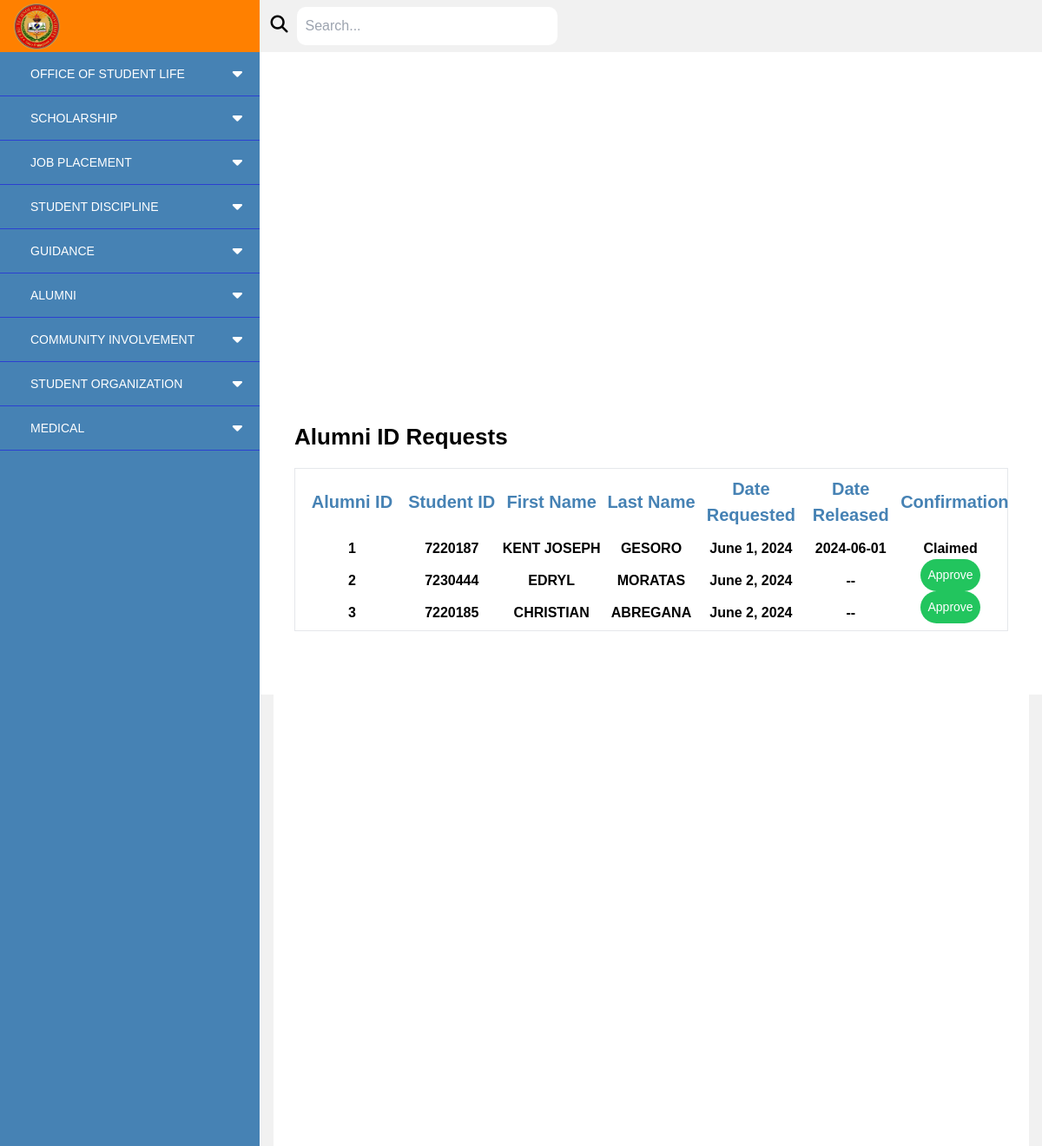
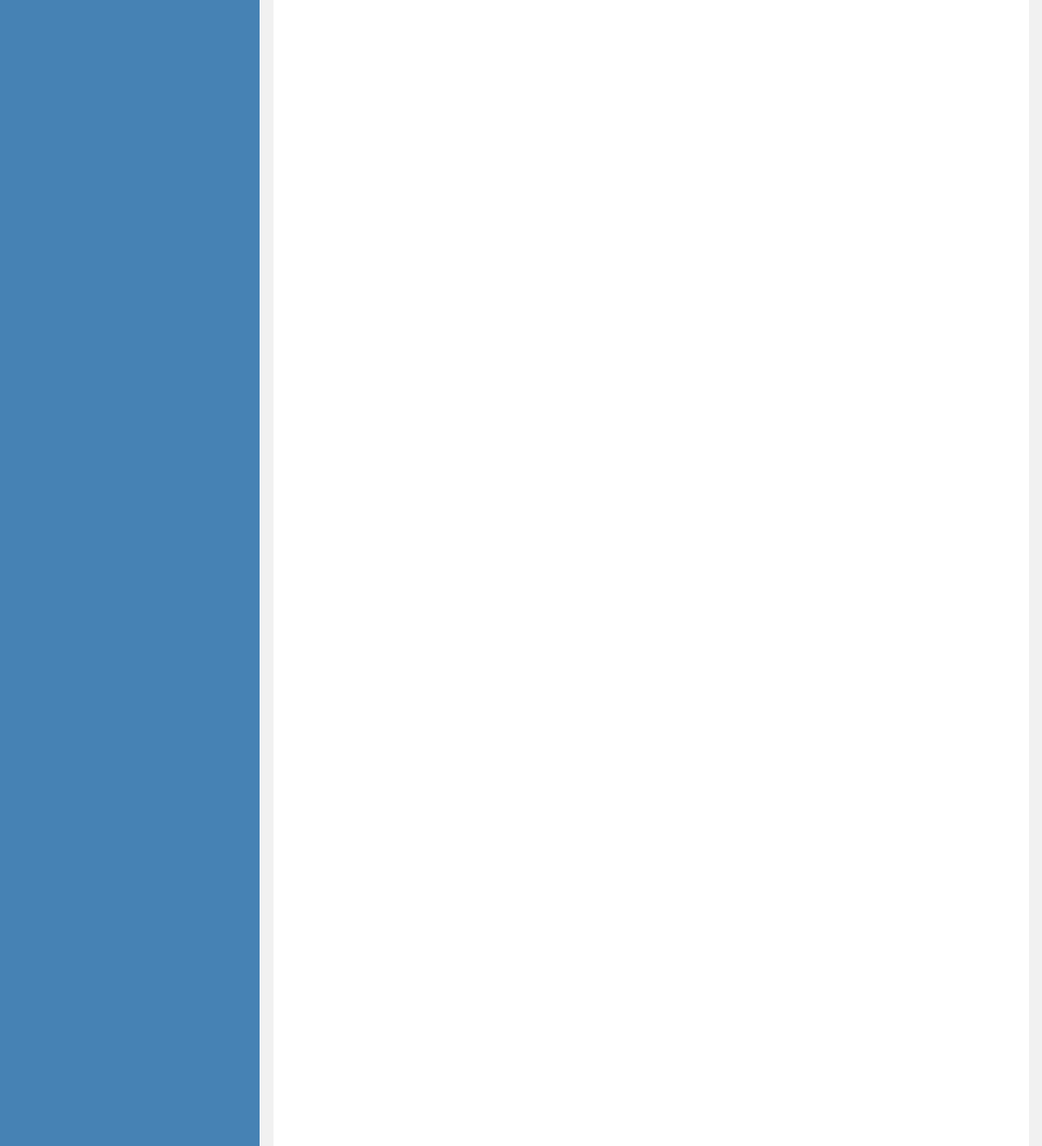
Screenshot of /admin_id_request/ with the database file from the repository (2 pictures, top to bottom).
### studentLife_system/models.py (models this page shows, shortened)
class Alumni(models.Model):
    alumniID = models.AutoField(primary_key=True)
    student = models.ForeignKey(studentInfo, on_delete=models.CASCADE)
    alumnidate = models.DateField()
    alumnibirthday = models.DateField()
    alumnicontact = models.CharField(max_length=15)
    sssgsis = models.CharField(max_length=20)
    tin = models.CharField(max_length=20)
    parentguardian = models.CharField(max_length=100)
    alumniaddress = models.TextField()
    firstname = models.CharField(max_length=100, default='')
    lastname = models.CharField(max_length=100,default='')
    email_add = models.CharField(max_length=100, null=False,default='')
    degree = models.CharField(max_length=100, null=False,default='')
    sex = models.CharField(max_length=10, null=False,default='')
    claimed_date = models.DateTimeField(null=True, blank=True)
    approved = models.BooleanField(default=False)

class studentInfo(models.Model):
    studID = models.IntegerField(primary_key=True)
    lrn = models.CharField(max_length = 12)
    lastname = models.CharField(max_length = 100)
    firstname = models.CharField( max_length = 100)
    middlename = models.CharField(max_length = 50)
    degree = models.CharField(max_length = 150)
    yearlvl = models.CharField(max_length = 10)
    sex = models.CharField(max_length = 10)
    emailadd = models.EmailField()
    contact = models.CharField(max_length = 11)
    class Meta:
        ordering = ['lastname']

### studentLife_system/views.py (the view)
# urls.py: path('admin_id_request/', views.admin_id_request, name='admin_idRequest'),
def admin_id_request(request):
    alumni_requests = Alumni.objects.all()
    return render(request, 'alumni/users/admin_idRequest.html', {'alumni_requests': alumni_requests})

### templates/alumni/users/admin_idRequest.html (shortened to what this page needs)
{% extends 'alumni/users/base.html' %}
{% block content %}
<section class="h-auto ml-[300px] flex items-center justify-center bg-grayyy">
  <div class="mx-auto container text-black" style="margin-top: -60%;">
    <div class="flex items-center justify-center mt-[200px]">
      <div class="bg-white w-full h-screen p-6">
        <h1 class="text-[26px] font-bold mb-4">Alumni ID Requests</h1>
        <div class="flex flex-col w-full border justify-between items-center p-2">
          <div class="grid grid-cols-7 w-full items-center justify-center">
            <h3 class="text-blo font-bold text-[20px] w-full text-center">Alumni ID</h3>
            <h3 class="text-blo font-bold text-[20px] w-full text-center">Student ID</h3>
            <h3 class="text-blo font-bold text-[20px] w-full text-center">First Name</h3>
            <h3 class="text-blo font-bold text-[20px] w-full text-center">Last Name</h3>
            <h3 class="text-blo font-bold text-[20px] w-full text-center">Date Requested</h3>
            <h3 class="text-blo font-bold text-[20px] w-full text-center">Date Released</h3>
            <h3 class="text-blo font-bold text-[20px] w-full text-center">Confirmation</h3>
            {% for alumni_request in alumni_requests %}
            <p class="w-full font-bold text-center mt-3">
              {{ alumni_request.alumniID }}
            </p>
            <p class="w-full font-bold text-center mt-3">
              {{ alumni_request.student.studID }}
            </p>
            <p class="w-full font-bold text-center mt-3">
              {{ alumni_request.student.firstname }}
            </p>
            <p class="w-full font-bold text-center mt-3">
              {{ alumni_request.student.lastname }}
            </p>
            <p class="w-full font-bold text-center mt-3">
              {{ alumni_request.alumnidate }}
            </p>
            <p class="w-full font-bold text-center mt-3">
              {% if alumni_request.claimed_date %}
              {{ alumni_request.claimed_date|date:"Y-m-d" }}
              {% else %}
              --
              {% endif %}
            </p>
            {% if alumni_request.claimed_date %}
            <p class="w-full font-bold text-center mt-3">
              Claimed
            </p>
            {% else %}
            {% if alumni_request.approved %}
            <form action="{% url 'claim_alumni_id' alumni_request.alumniID %}" method="post" class="w-full text-center">
              {% csrf_token %}
              <button type="submit" class="bg-blue-500 p-2 text-white text-[14px] rounded-full">Claimed</button>
            </form>
            {% else %}
            <form action="{% url 'approve_alumni_request' alumni_request.alumniID %}" method="post" class="w-full text-center">
              <button type="submit" class="bg-green-500 p-2 text-white text-[14px] rounded-full">Approve</button>
            </form>
            {% endif %}
            {% endif %}
            {% endfor %}
          </div>
        </div>
      </div>
    </div>
</section>
{% endblock %}

### static/alumni/users/styles.css (style rules this page uses)
* { margin: 0; padding: 0; box-sizing: border-box; font-family: 'Poppins', sans-serif; list-style-type: none; }

### rows the page displays
Alumni: alumniID "1", student.studID "7220187", student.firstname "KENT JOSEPH", student.lastname "GESORO", alumnidate "June 1, 2024", claimed_date "2024-06-01", shows "Claimed"
Alumni: alumniID "2", student.studID "7230444", student.firstname "EDRYL", student.lastname "MORATAS", alumnidate "June 2, 2024", approved "Approve"
Alumni: alumniID "3", student.studID "7220185", student.firstname "CHRISTIAN", student.lastname "ABREGANA", alumnidate "June 2, 2024", approved "Approve"
